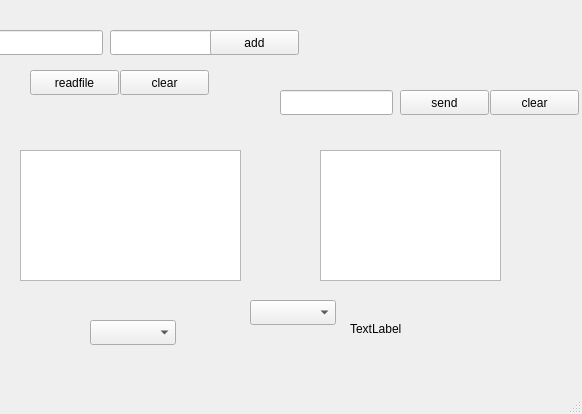
<?xml version="1.0" encoding="UTF-8"?>
<ui version="4.0">
 <class>debugwindow</class>
 <widget class="QMainWindow" name="debugwindow">
  <property name="geometry">
   <rect>
    <x>0</x>
    <y>0</y>
    <width>582</width>
    <height>414</height>
   </rect>
  </property>
  <property name="windowTitle">
   <string>MainWindow</string>
  </property>
  <widget class="QWidget" name="centralwidget">
   <widget class="QComboBox" name="comboBox">
    <property name="geometry">
     <rect>
      <x>90</x>
      <y>320</y>
      <width>86</width>
      <height>25</height>
     </rect>
    </property>
   </widget>
   <widget class="QComboBox" name="comboBox_2">
    <property name="geometry">
     <rect>
      <x>250</x>
      <y>300</y>
      <width>86</width>
      <height>25</height>
     </rect>
    </property>
   </widget>
   <widget class="QLabel" name="label">
    <property name="geometry">
     <rect>
      <x>350</x>
      <y>320</y>
      <width>67</width>
      <height>17</height>
     </rect>
    </property>
    <property name="text">
     <string>TextLabel</string>
    </property>
   </widget>
   <widget class="QLineEdit" name="lineEdit">
    <property name="geometry">
     <rect>
      <x>-10</x>
      <y>30</y>
      <width>113</width>
      <height>25</height>
     </rect>
    </property>
   </widget>
   <widget class="QLineEdit" name="lineEdit_2">
    <property name="geometry">
     <rect>
      <x>110</x>
      <y>30</y>
      <width>113</width>
      <height>25</height>
     </rect>
    </property>
   </widget>
   <widget class="QLineEdit" name="lineEdit_3">
    <property name="geometry">
     <rect>
      <x>280</x>
      <y>90</y>
      <width>113</width>
      <height>25</height>
     </rect>
    </property>
   </widget>
   <widget class="QTextBrowser" name="textBrowser">
    <property name="geometry">
     <rect>
      <x>20</x>
      <y>150</y>
      <width>221</width>
      <height>131</height>
     </rect>
    </property>
   </widget>
   <widget class="QTextBrowser" name="textBrowser_2">
    <property name="geometry">
     <rect>
      <x>320</x>
      <y>150</y>
      <width>181</width>
      <height>131</height>
     </rect>
    </property>
   </widget>
   <widget class="QPushButton" name="pushButton">
    <property name="geometry">
     <rect>
      <x>30</x>
      <y>70</y>
      <width>89</width>
      <height>25</height>
     </rect>
    </property>
    <property name="text">
     <string>readfile</string>
    </property>
   </widget>
   <widget class="QPushButton" name="pushButton_2">
    <property name="geometry">
     <rect>
      <x>210</x>
      <y>30</y>
      <width>89</width>
      <height>25</height>
     </rect>
    </property>
    <property name="text">
     <string>add</string>
    </property>
   </widget>
   <widget class="QPushButton" name="pushButton_3">
    <property name="geometry">
     <rect>
      <x>120</x>
      <y>70</y>
      <width>89</width>
      <height>25</height>
     </rect>
    </property>
    <property name="text">
     <string>clear</string>
    </property>
   </widget>
   <widget class="QPushButton" name="pushButton_4">
    <property name="geometry">
     <rect>
      <x>400</x>
      <y>90</y>
      <width>89</width>
      <height>25</height>
     </rect>
    </property>
    <property name="text">
     <string>send</string>
    </property>
   </widget>
   <widget class="QPushButton" name="pushButton_6">
    <property name="geometry">
     <rect>
      <x>490</x>
      <y>90</y>
      <width>89</width>
      <height>25</height>
     </rect>
    </property>
    <property name="text">
     <string>clear</string>
    </property>
   </widget>
  </widget>
  <widget class="QMenuBar" name="menubar">
   <property name="geometry">
    <rect>
     <x>0</x>
     <y>0</y>
     <width>582</width>
     <height>22</height>
    </rect>
   </property>
  </widget>
  <widget class="QStatusBar" name="statusbar"/>
 </widget>
 <resources/>
 <connections/>
</ui>
